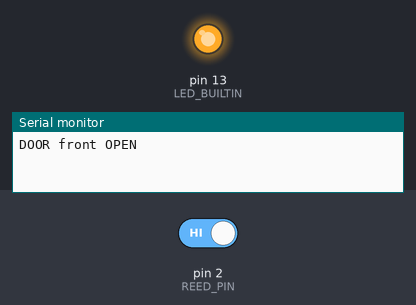
The sketch below on a simulated Arduino Uno, built with avr-gcc and run on an emulated ATmega328P. Shown: output pins drawn as LEDs (lit = HIGH), the last lines printed to the serial monitor. The test bench sets the inputs (shaded band); at power-on: pin 2 (REED_PIN) HIGH.

Above: at 1.2 s.
1.3 s: pin 2 (REED_PIN) driven LOW
At 2.5 s:
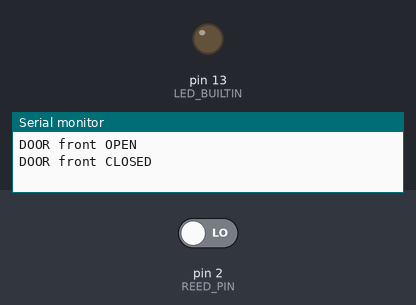
2.8 s: pin 2 (REED_PIN) driven HIGH
At 3.7 s:
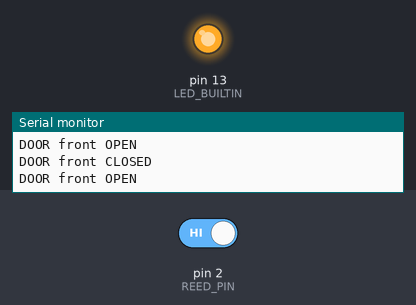
Timing chart, 0 to 5.8 s (numbered marks = the images above; inputs shaded):
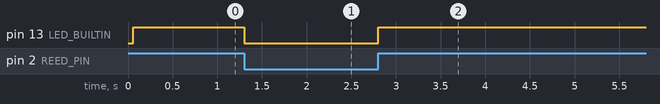

Measured:
- after the input at 1.3 s, pin 13 (LED_BUILTIN): HIGH → LOW at once
- after the input at 2.8 s, pin 13 (LED_BUILTIN): LOW → HIGH at once

The sketch:

door_sensor.ino
```cpp
// NightWatch door/window contact for the demo.
// Wiring: magnetic reed switch between pin 2 and GND (uses the internal pull-up).
//   magnet next to switch = door closed (pin LOW); magnet away = door open (pin HIGH).
// Prints one line per change over USB serial at 115200 baud, e.g. "DOOR front OPEN".
// nightwatch/bridges/door_serial.py reads these lines and posts them to the local server.

const int REED_PIN = 2;
const char* EXIT_ID = "front";   // must match an exit id in nightwatch/demo/facility.json
const unsigned long DEBOUNCE_MS = 60;

int lastState = -1;
unsigned long changedAt = 0;

void setup() {
  pinMode(REED_PIN, INPUT_PULLUP);
  pinMode(LED_BUILTIN, OUTPUT);
  Serial.begin(115200);
}

void loop() {
  int state = digitalRead(REED_PIN);
  if (state != lastState && millis() - changedAt > DEBOUNCE_MS) {
    changedAt = millis();
    lastState = state;
    bool open = (state == HIGH);
    digitalWrite(LED_BUILTIN, open ? HIGH : LOW);
    Serial.print("DOOR ");
    Serial.print(EXIT_ID);
    Serial.println(open ? " OPEN" : " CLOSED");
  }
}
```
